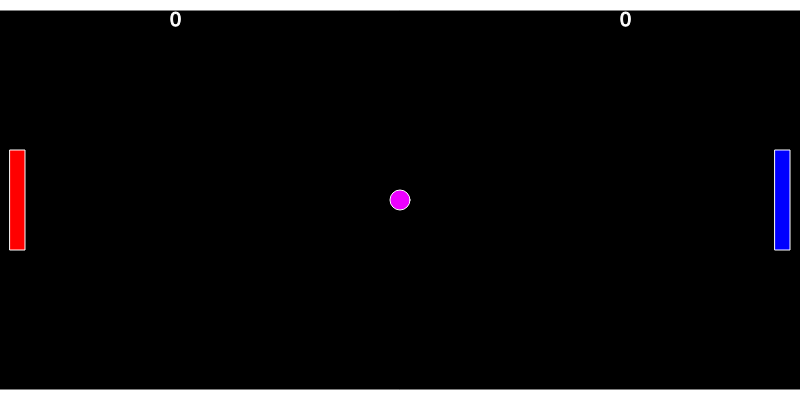
Frame 1 (no input)
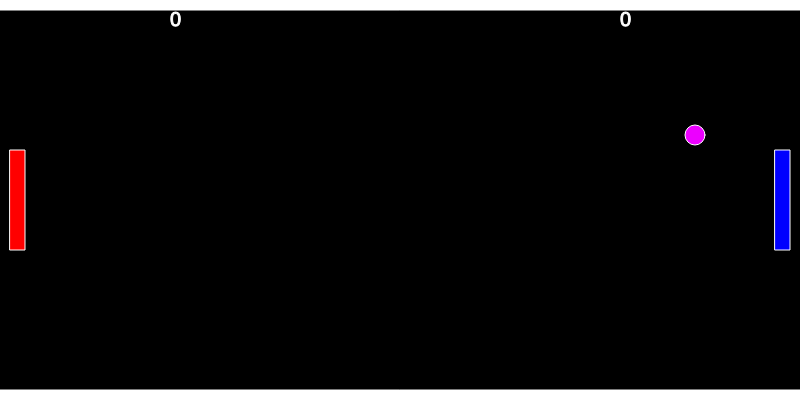
Frame 60 (no input)
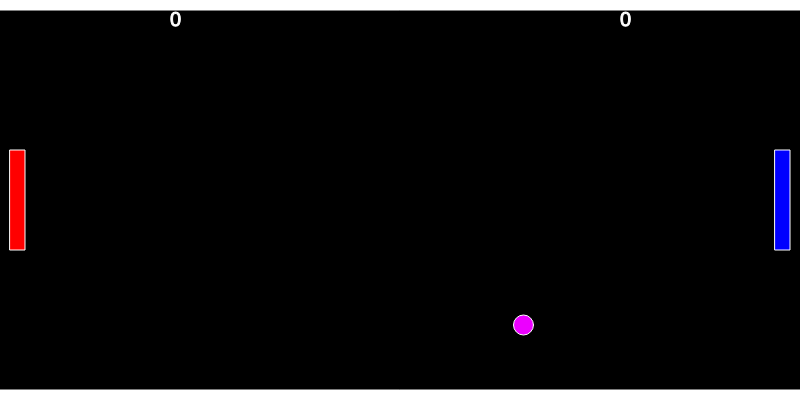
Frame 120 (the mouse pressed at the canvas centre since frame 60)

The p5.js sketch that drew these frames (run headless with seeded random() and noise() and a simulated clock; from frame 60 on, the mouse is pressed at the canvas centre):

// p5.js sketch
// ── sketch.js
alert("Clique no cenário")
alert("P1: W para subir e S para descer                                                                      P2: setinha para cima para subir e setinha para baixo para descer")
//cenário
let alturaCenario = 400;
let larguraCenario = 800;
let corCenario = 0;

//placar
let pontosP1 = 0;
let pontosP2 = 0;

//bolinha
let posBolinhaX = larguraCenario/2;
let posBolinhaY = alturaCenario/2;
let diametroBolinha = 20;
let raio = diametroBolinha/2;
let velocidadeBolinhaX = 5;
let velocidadeBolinhaY = 5;
let colisao = false;

//raquete
let alturaRaquete = 100;
let larguraRaquete = 15;

//P1
let posRaqueteX_P1 = 10;
let posRaqueteY_P1 = 150;
let velRaqueteP1 = 5;

//P2
let posRaqueteX_P2 = 775;
let posRaqueteY_P2 = 150;
let velRaqueteP2 = 5;

function setup(){
  createCanvas(larguraCenario, alturaCenario);
}

function draw(){
background(corCenario);
incluirPlacar();

//bordas
fill(255);
rect(0, 0, larguraCenario, 10);
fill(255);
rect(0, 390, larguraCenario, 10);

//raquetes
fill(255, 0, 0);
rect(posRaqueteX_P1, posRaqueteY_P1, larguraRaquete, alturaRaquete);
fill(0, 0, 255);
rect(posRaqueteX_P2, posRaqueteY_P2, larguraRaquete, alturaRaquete);

//bolinha
fill(236, 0, 255);
circle(posBolinhaX, posBolinhaY, diametroBolinha);
posBolinhaX += velocidadeBolinhaX;
posBolinhaY -= velocidadeBolinhaY;
  
//quicadas
if(posBolinhaX + raio >= larguraCenario){
   posBolinhaX = larguraCenario/2; posBolinhaY = alturaCenario/2 ;pontosP1++;
   velocidadeBolinhaX = 5
}
  if(posBolinhaX - raio <= 0){
   posBolinhaX = larguraCenario/2; posBolinhaY = alturaCenario/2; pontosP2++;
  velocidadeBolinhaX = 5
}
  if(posBolinhaY + raio > alturaCenario - 12){
   velocidadeBolinhaY *= -1;
}
  if(posBolinhaY - raio < 12){
   velocidadeBolinhaY *= -1;


}
//movimentação raquete
  if(keyIsDown(87) && posRaqueteY_P1 >= 12){
   posRaqueteY_P1 -= velRaqueteP1;
}
  if(keyIsDown(83)&& posRaqueteY_P1 <= (388 - alturaRaquete)){
   posRaqueteY_P1 += velRaqueteP1;
}
  if(keyIsDown(UP_ARROW) && posRaqueteY_P2 >= 12){
   posRaqueteY_P2 -= velRaqueteP2;
}
  if(keyIsDown(DOWN_ARROW)&& posRaqueteY_P2 <= (388 - alturaRaquete)){
   posRaqueteY_P2 += velRaqueteP2;
} 
//placar
  function incluirPlacar(){
  stroke(255);
  textSize(20);
  fill(color (255, 140, 0));
  fill(255);
  text(pontosP1, 170, 26);
  fill(255);
  text(pontosP2,620, 26);
}
  //quicada raquete
if(posBolinhaX <= posRaqueteX_P1 + larguraRaquete + raio){
  if(posBolinhaY > posRaqueteY_P1 && posBolinhaY < posRaqueteY_P1 + alturaRaquete){
     velocidadeBolinhaX *= -1.05
}
}
if(posBolinhaX >= posRaqueteX_P2 - raio){
   if(posBolinhaY > posRaqueteY_P2 && posBolinhaY < posRaqueteY_P2 + alturaRaquete){
    velocidadeBolinhaX *= -1.05
}
}
}  
